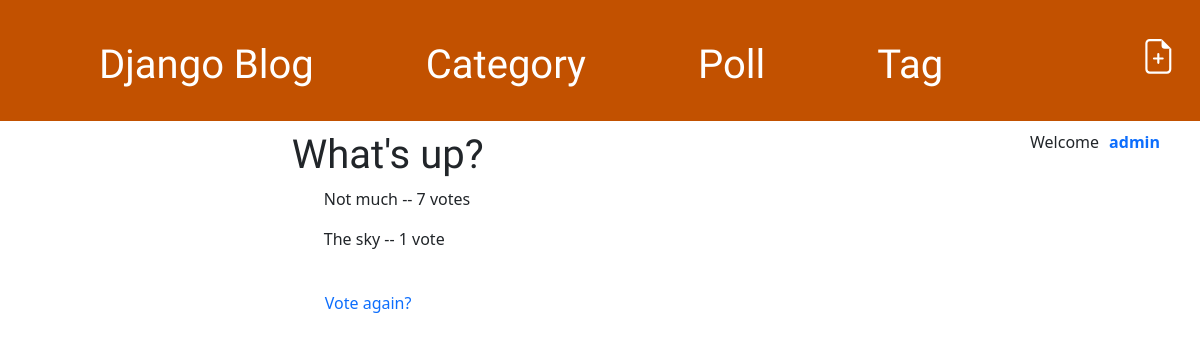
The app's page /polls/2/results/ (signed in), older data.
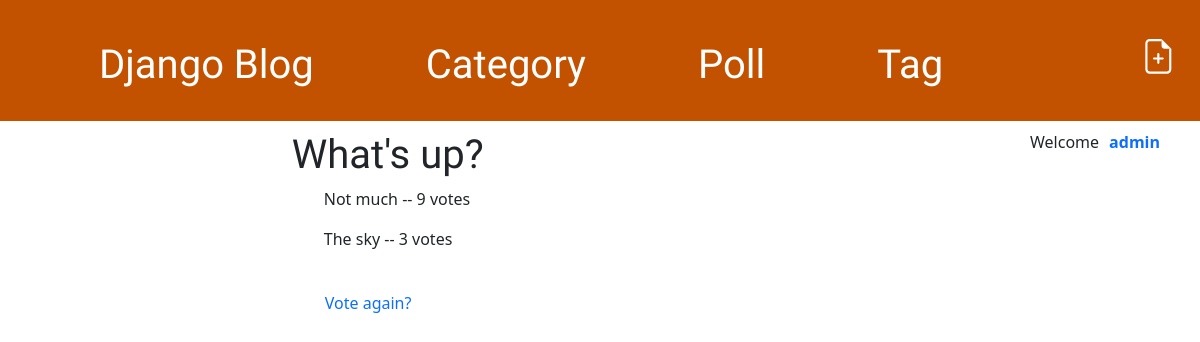
The same page, newer data.
### polls/models.py (models this page shows, shortened)
class Choice(models.Model):
    question = models.ForeignKey(Question, on_delete=models.CASCADE)
    choice_text = models.CharField(max_length=200)
    votes = models.PositiveIntegerField(default=0)

### polls/views.py (the view)
# urls.py: path('<int:pk>/results/', views.ResultsView.as_view(), name='results'),
class ResultsView(generic.DetailView):
    model = Question
    template_name = 'polls/results.html'

### templates/polls/results.html
{% extends 'base.html' %}
{% block content %}
<h1>{{ question.question_text }}</h1>
<ul>
    {% for choice in question.choice_set.all %}
    <p>{{ choice.choice_text }} -- {{ choice.votes }} vote{{ choice.votes|pluralize }}</p>
    {% endfor %}
</ul>
<br>
<a class="vote" href="{% url 'polls:detail' question.id %}">Vote again?</a>
{% endblock content %}

Row changes from the older to the newer data that the page shows:
changed Choice "Not much": votes "7" → "9"
changed Choice "The sky": votes "1" → "3"
